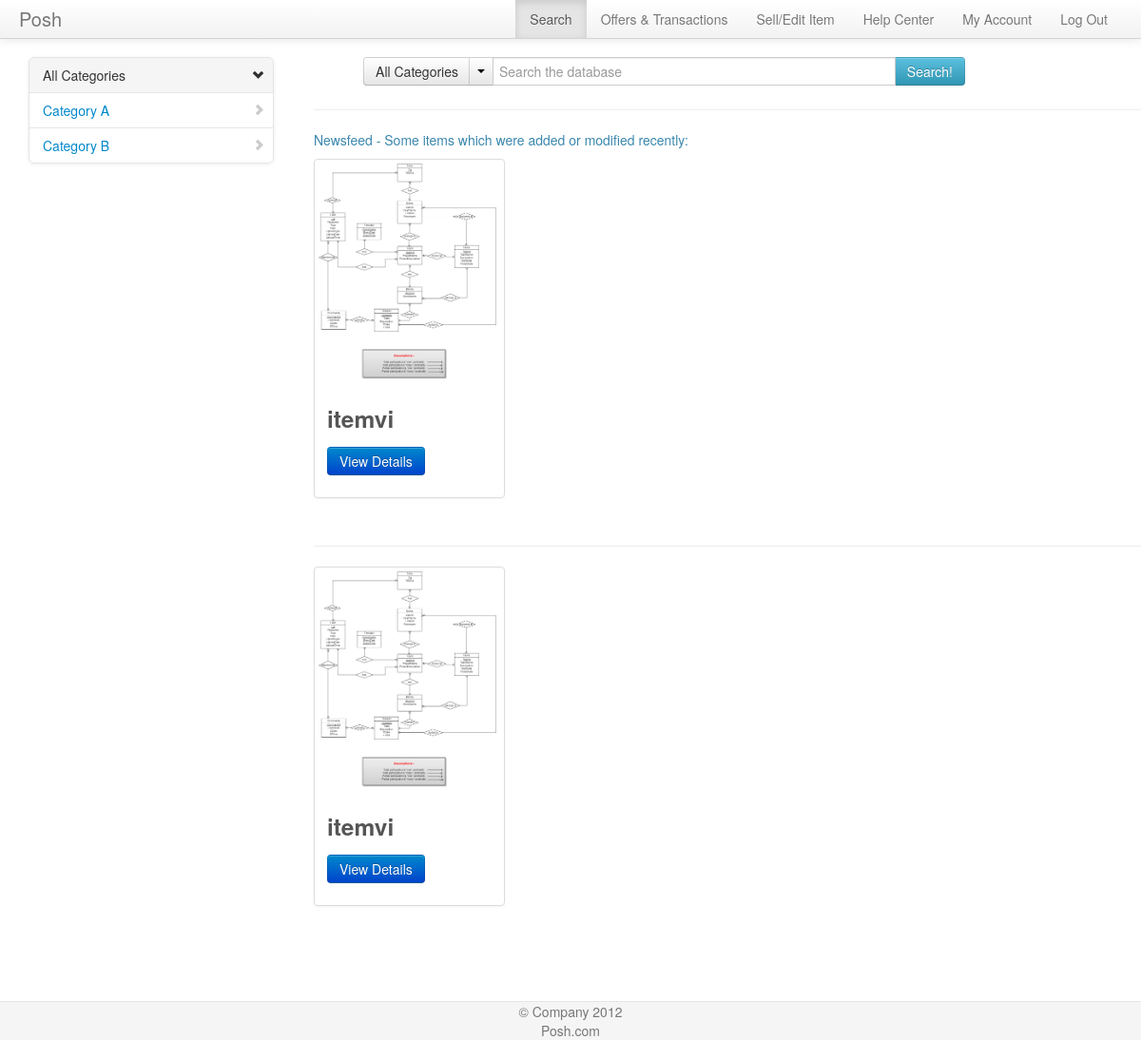
The app's page /search/searchhome.php (signed in), older data.
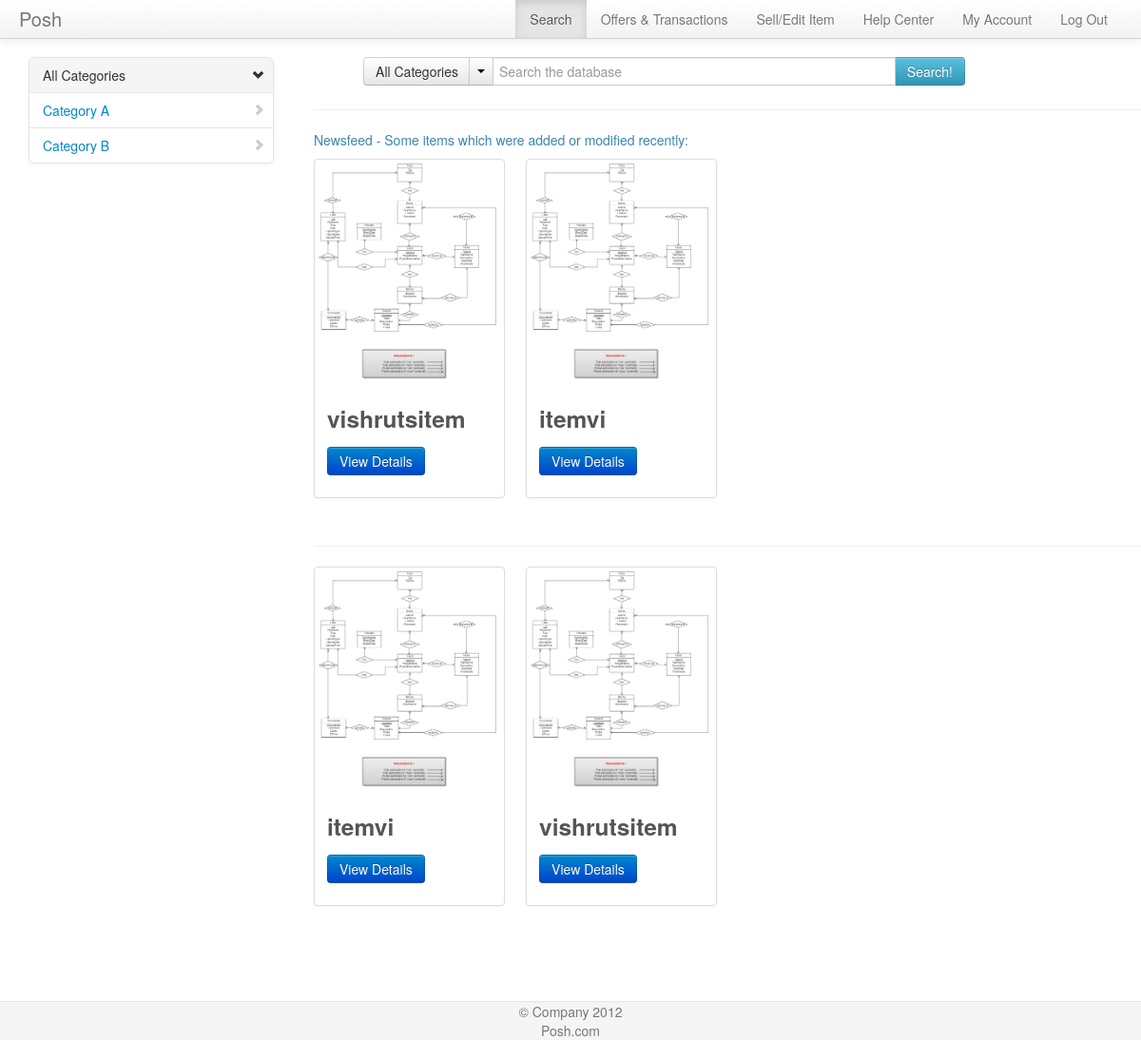
The same page, newer data.
### tables this page shows
CREATE TABLE IF NOT EXISTS `inventory` (
  `itemid` int(10) NOT NULL AUTO_INCREMENT,
  `owner` varchar(20) NOT NULL,
  `itemname` varchar(40) NOT NULL,
  `category` varchar(40) NOT NULL,
  `addedon` timestamp NOT NULL DEFAULT CURRENT_TIMESTAMP,
  `pricetag` int(10) NOT NULL,
  `description` varchar(500) NOT NULL,
  `condition` varchar(20) NOT NULL,
  `image` varchar(30) DEFAULT NULL,
  PRIMARY KEY (`itemid`),
  KEY `owner` (`owner`)
);

### meekrodb.2.1.class.php (called while the page is built, shortened)
<?php
class DB {
  protected static $mdb = null;
  public static function getMDB() {
    $mdb = DB::$mdb;
    if ($mdb === null) {
      $mdb = DB::$mdb = new MeekroDB();
    }
    return $mdb;
  }
  public static function query() { $args = func_get_args(); return call_user_func_array(array(DB::getMDB(), 'query'), $args); }
}
class MeekroDB {
  public $dbName = '';
  public $user = '';
  public $password = '';
  public $host = 'localhost';
  public $port = null;
  public $encoding = 'latin1';
  public $queryMode = 'queryAllRows';
  public $internal_mysql = null;
  public function __construct($host=null, $user=null, $password=null, $dbName=null, $port=null, $encoding=null) {
    if ($host === null) $host = DB::$host;
    if ($user === null) $user = DB::$user;
    if ($password === null) $password = DB::$password;
    if ($dbName === null) $dbName = DB::$dbName;
    if ($port === null) $port = DB::$port;
    if ($encoding === null) $encoding = DB::$encoding;
    $this->host = $host;
    $this->user = $user;
    $this->password = $password;
    $this->dbName = $dbName;
    $this->port = $port;
    $this->encoding = $encoding;
  }
  public function get() {
    $mysql = $this->internal_mysql;
    if ($mysql == null) {
      if (! $this->port) $this->port = ini_get('mysqli.default_port');
      $mysql = new mysqli($this->host, $this->user, $this->password, $this->dbName, $this->port);
      $mysql->set_charset($this->encoding);
      $this->internal_mysql = $mysql;
    }
    return $mysql;
  }
  protected function prependCall($function, $args, $prepend) {
    array_unshift($args, $prepend);
    return call_user_func_array($function, $args);
  }
  public function freeResult($result) {
    return $result->free();
  }
  public function parseQueryParams() {
    $args = func_get_args();
    if (count($args) < 2) return $args[0];
  }
  public function query() {
    $args = func_get_args();
    if ($this->queryMode == 'buffered' || $this->queryMode == 'unbuffered') {
      return $this->prependCall(array($this, 'queryHelper'), $args, $this->queryMode);
    } else {
      return call_user_func_array(array($this, 'queryAllRows'), $args);
    }
  }
  public function queryUnbuf() { $args = func_get_args(); return $this->prependCall(array($this, 'queryHelper'), $args, 'unbuffered'); }
  protected function queryHelper() {
    $args = func_get_args();
    $type = array_shift($args);
    $is_buffered = ($type == 'buffered');
    $is_null = ($type == 'null');
    $sql = call_user_func_array(array($this, 'parseQueryParams'), $args);
    $db = $this->get();
    $result = $db->query($sql, $is_buffered ? MYSQLI_STORE_RESULT : MYSQLI_USE_RESULT);
    return $result;
  }
  public function queryAllRows() {
    $args = func_get_args();
    $query = call_user_func_array(array($this, 'queryUnbuf'), $args);
    $result = $this->fetchAllRows($query);
    return $result;
  }
  protected function checkError() {
    return false;
  }
  public function fetchRow($result = null) {
    return $result->fetch_assoc();
  }
  public function fetchAllRows($result = null) {
    $A = array();
    while ($row = $this->fetchRow($result)) {
      $A[] = $row;
    }
    return $A;
  }
}
?>

### search/searchhome.php (the view, shortened to what the changed rows need)
<!DOCTYPE html>
<html lang="en">
  <head>
    <link href="../bootstrap/css/bootstrap.css" rel="stylesheet">
	<link href="../bootstrap/css/docs.css" rel="stylesheet">
    <link href="../bootstrap/css/bootstrap-responsive.css" rel="stylesheet">
	</head>
	<body>
		<div class="container" style="width: auto; padding: 20px 0px 0px 0px;">
			<div class="span9">
			<?php
				$tbl_name = "inventory";
				$items = DB::query("SELECT * FROM $tbl_name group by addedon DESC");
				$counter = 0;
				echo '<div class="row-fluid">';
				echo '<ul class="thumbnails">';
				foreach($items as $item){
				if($item['owner']!=$_SESSION['username']&&$counter<4){
					echo '<li class="span3">';
					echo '<div class="thumbnail">';
					echo '<img src="../upload/'.$item['image'].'" alt="">';
					echo '<div class="caption">';
					echo '<h3>'.$item['itemname'].'</h3>';
					echo '<p><a href="itemdetails.php?itemid='.$item['itemid'].'"> <button class="btn btn-primary">View Details</button></a></p> ';
					echo '</div>';
					echo '</div>';
					echo '</li>';
					$counter=$counter+1;
				}
			}
				echo '</ul>';
				echo '</div>';
			?>
			<?php
			if(!isset($_GET['query'])&&!isset($_GET['category'])){
				$tbl_name = "inventory";
				$items = DB::query("SELECT * FROM $tbl_name");
				echo '<div class="row-fluid">';
				echo '<ul class="thumbnails">';
				foreach($items as $item){
				if($item['owner']!=$_SESSION['username']){
					echo '<li class="span3">';
					echo '<div class="thumbnail">';
					echo '<img src="../upload/'.$item['image'].'" alt="">';
					echo '<div class="caption">';
					echo '<h3>'.$item['itemname'].'</h3>';
					echo '<p><a href="itemdetails.php?itemid='.$item['itemid'].'"> <button class="btn btn-primary">View Details</button></a></p> ';
					echo '</div>';
					echo '</div>';
					echo '</li>';
				}
				}
				echo '</ul>';
				echo '</div>';
				echo '</div>';
			}
			?>
			</div>
  </body>
</html>

Row changes from the older to the newer data that the page shows:
added inventory: image (picture), itemname "vishrutsitem"
